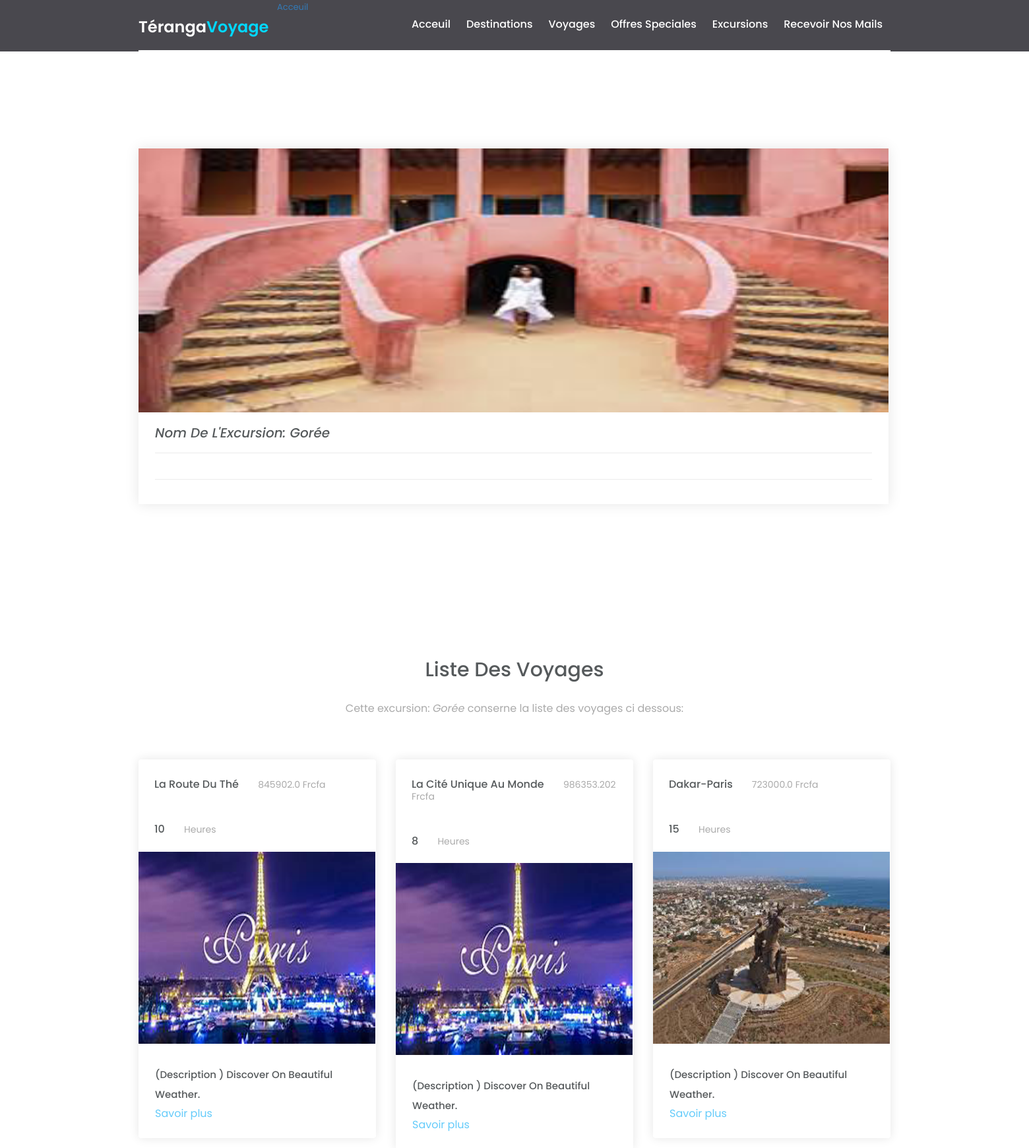
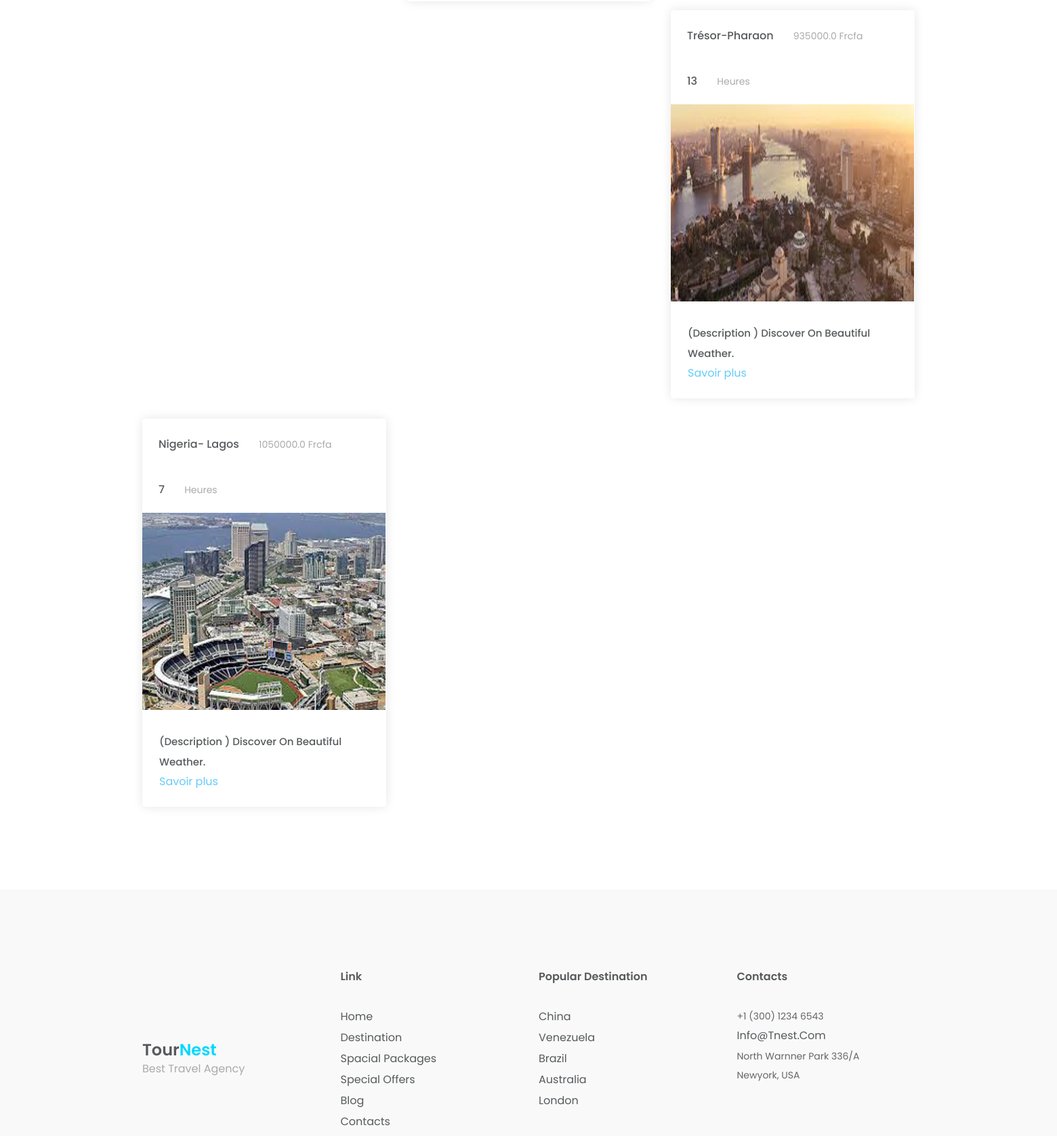
The app's page /excursion/1/ (upper part) with its own data (2 pictures, top to bottom).
### excursion/models.py (models this page shows, shortened)
class Excursion(models.Model):
    nom=models.CharField(max_length=100,null=True)
    photoexcursion = models.ImageField(upload_to='pics',default=False)
    optionnelle=models.BooleanField(default=False)
    voyage = models.ManyToManyField(Voyage)
    date_creation=models.DateTimeField(auto_now_add=True,null=True)

### voyage/models.py (models this page shows, shortened)
class Voyage(models.Model):
    id_destination=models.ForeignKey(Destination,null=True,on_delete=models.SET_NULL)
    nomvoyage=models.CharField(max_length=100,null=True)
    duree=models.IntegerField(null=True)
    photo=models.ImageField(upload_to = 'pics/',default = 'pics/voy.png')
    prix=models.FloatField(null=True)
    date_creation=models.DateTimeField(auto_now_add=True, null=True)

### excursion/views.py (the view)
# urls.py: path('/<str:pk>/',views.Liste_excursion,name='excursion'),
def Liste_excursion(request,pk):
    excur = Excursion.objects.get(id=pk)
    voyagesex = Voyage.objects.filter(excursion=pk)
    excursions = Excursion.objects.all()
    context = {'excursions': excursions, 'voyages': voyagesex,'excur':excur}
    return render(request,'excursion/list_excursion.html',context)

### templates/excursion/list_excursion.html (shortened to what this page needs)
{% extends 'index_liste_excursion.html' %}

### templates/index_liste_excursion.html (shortened to what this page needs)
{% include 'base/header.html' %}
<h1 style="allign:center; ">Excursion</h1>
<section id="pack" class="packages" >
			<div class="container">
				<div class="packages-content">
					<div class="row"  style="height:400px; width:3500px; alligne:center">
						<div class="col-md-4 col-sm-6">
							<div class="single-package-item">
								<img src="{{excur.photoexcursion.url}}" alt="package-place" style="height:400px; width:3500px; allign:center">
								<div class="single-package-item-txt">
									<h3><i>Nom de l'Excursion: {{excur.nom}}</i></h3>
									<h3> </h3>
									<div class="packages-para">
									</div>
													</div>
						</div>
					</div>
				</div>
			</div>
			</div>
		</section>
		<section id="blog" class="blog">
			<div class="container">
				<div class="blog-details">
						<div class="gallary-header text-center">
							<h2>
								Liste des Voyages
							</h2>
							<p>
								Cette excursion: <i>{{ excur.nom }}</i> conserne la liste des voyages ci dessous:
							</p>
						</div>
						<div class="blog-content">
							<div class="row">
								{% for voyage in voyages %}
								<div class="col-sm-4 col-md-4">
									<div class="thumbnail">
										<h2>{{voyage.nomvoyage}} <span>{{voyage.prix}} Frcfa</span></h2>
                                        <h2>{{voyage.duree}} <span>heures </span></h2>
										<div class="thumbnail-img">
											<img src="{{voyage.photo.url}}" alt="blog-img">
										</div>
										<div class="caption">
											<div class="blog-txt">
												<h3>
													<a href="#">
														(Description ) Discover on beautiful weather.
													</a>
												</h3>
												<a href="#">Savoir plus</a>
											</div>
										</div>
									</div>
								</div>
									{% endfor %}
							</div>
						</div>
					</div>
				</div>
		</section>
{% include 'base/footer.html' %}
</body>
</html>

### static/css/bootsnav.css (style rules this page uses)
body { -webkit-transition: all 0.3s ease-in-out; -moz-transition: all 0.3s ease-in-out; -o-transition: all 0.3s ease-in-out; -ms-transition: all 0.3s ease-in-out; transition: all 0.3s ease-in-out; }

### static/css/style.css (style rules this page uses)
* { padding: 0; margin: 0; }
* { -webkit-box-sizing:border-box; -moz-box-sizing:border-box; -o-box-sizing:border-box; -ms-box-sizing:border-box; box-sizing:border-box; }
body { position: relative; font-size:14px; color: #222222; background: #fff; font-family: 'Poppins', sans-serif; max-width:1920px; margin:0 auto; overflow-x:hidden; }
a,a:hover,a:active,a:focus { display:inline-block; text-decoration:none; font-size:13px; padding:0; margin:0; }
h1,h2,h3,h4,h5,h6 { margin: 0; color:#222222; text-transform: capitalize; }
p { margin: 0; color:#666666; font-size:14px; }
img { border:none;max-width:100%; height:auto; }
html,body { height: 100%; z-index: 2; }
.gallary-header h2 { position:relative; color:#565a5c; font-size:30px; font-weight:500; text-transform:capitalize; font-family: 'Poppins', sans-serif; padding-bottom:14px; }
.gallary-header p { position:relative; color:#aaa; font-size:16px; font-family: 'Poppins', sans-serif; margin-top: 17px; }
.packages { padding:120px 0 90px; }
.packages-content { margin-top:65px; }
.single-package-item { margin-bottom: 30px; padding-bottom: 20px; box-shadow: 0 0 20px rgba(0,0,0,.1); -webkit-transition: .5s; -moz-transition:.5s; -ms-transition:.5s; -o-transition:.5s; transition: .5s; }
.single-package-item-txt { padding: 0 25px; }
.single-package-item img { width: 100%; }
.single-package-item h3 { position: relative; font-size: 20px; color: #565a5c; font-weight:500; font-family: 'Poppins', sans-serif; padding: 20px 0; }
.single-package-item h3:after { position: absolute; content: " "; bottom: 0; left: 0; width: 100%; height: 1px; background: #ebebeb; }
.packages-para { padding:17px 0 0; text-transform: capitalize; }
.blog { background: #fff; padding: 115px 0 92px; }
.blog-content { margin-top: 66px; }
.blog-content .thumbnail { background:transparent; border:transparent; box-shadow: 0 0 15px rgba(0,0,0,.1); margin-bottom:30px; -webkit-transition: .5s; -moz-transition: .5s; -ms-transition: .5s; -o-transition: .5s; transition: .5s; }
.thumbnail h2 { padding: 25px 0 25px 20px; color:#565a5c; font-size:16px; font-family: 'Poppins', sans-serif; }
.thumbnail span { color:#aaa; font-size:14px; font-weight: normal; padding-left: 25px; font-family: 'Poppins', sans-serif; }
.thumbnail-img { position:relative; }
.blog-content .thumbnail .thumbnail-img img { max-width: 102%; margin-left: -4px; }
.blog-content .caption { background:#fff; -webkit-transition: .5s; -moz-transition: .5s; -ms-transition: .5s; -o-transition: .5s; transition: .5s; }
.blog-txt { margin-top:8px; margin-left:12px; }
.blog-content .caption .blog-txt h3 a { color:#565a5c; font-size:15px; font-weight:500; font-family: 'Poppins', sans-serif; margin-top:15px; padding-bottom: 3px; min-height: 63px; line-height: 2; }
.blog-content .caption .blog-txt a { font-family: 'Poppins', sans-serif; font-size: 16px; color: #64cbfa; padding-bottom: 12px; -webkit-transition: .5s; -moz-transition: .5s; -ms-transition: .5s; -o-transition: .5s; transition: .5s; }

### records on screen
Excursion: photoexcursion (picture), nom "Gorée"
Voyage: nomvoyage "La Route Du Thé", prix "845902.0", duree "10", photo (picture)
Voyage: nomvoyage "La Cité Unique Au Monde", prix "986353.202", duree "8", photo (picture)
Voyage: nomvoyage "Dakar-Paris", prix "723000.0", duree "15", photo (picture)
Voyage: nomvoyage "Trésor-Pharaon", prix "935000.0", duree "13", photo (picture)
Voyage: nomvoyage "Nigeria- Lagos", prix "1050000.0", duree "7", photo (picture)
